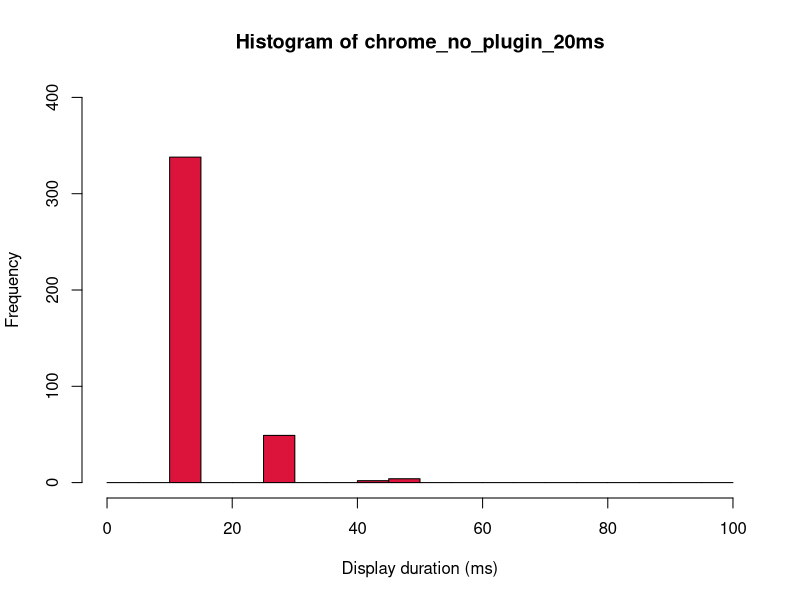
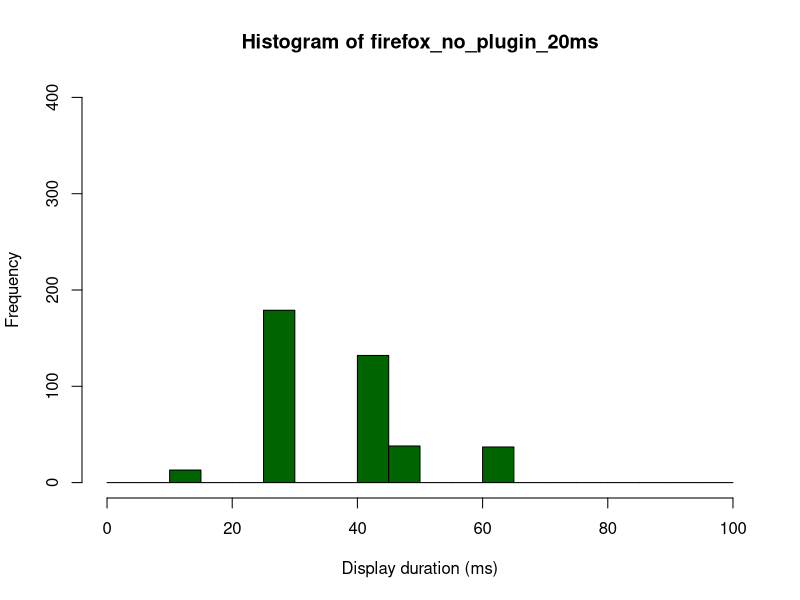
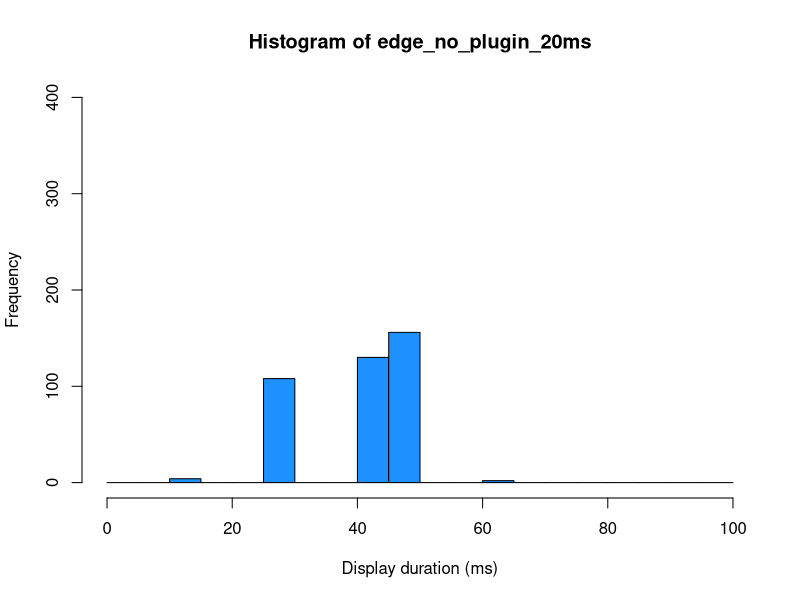
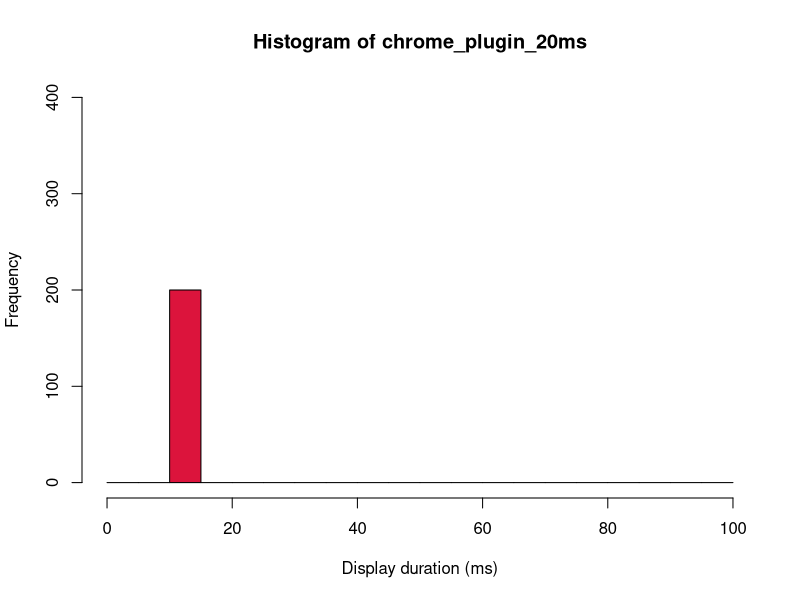
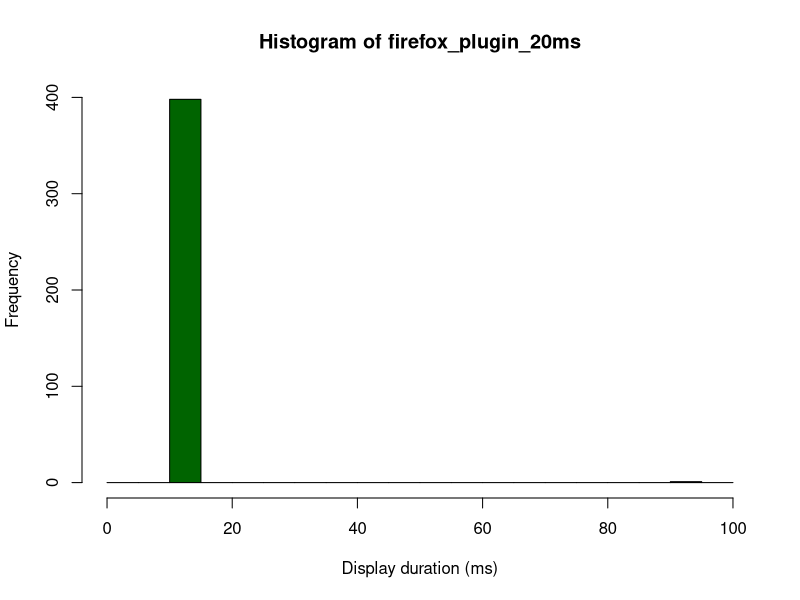
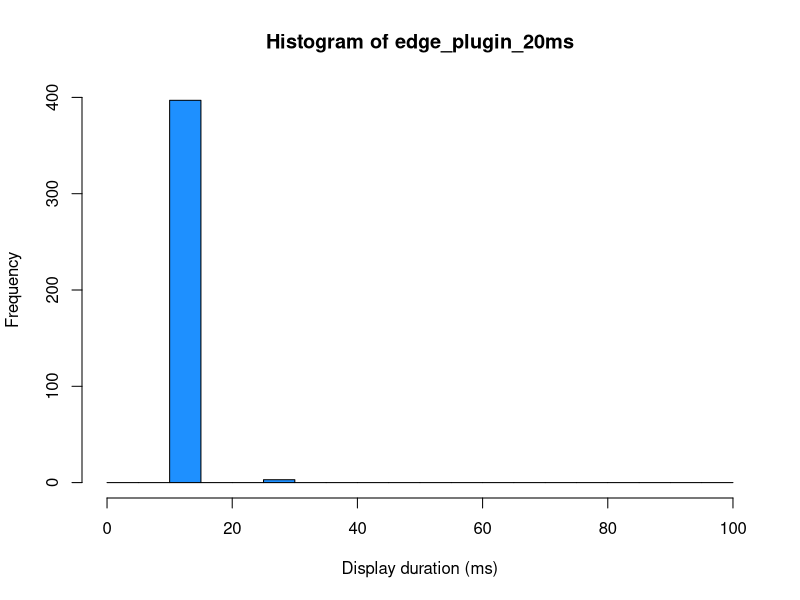
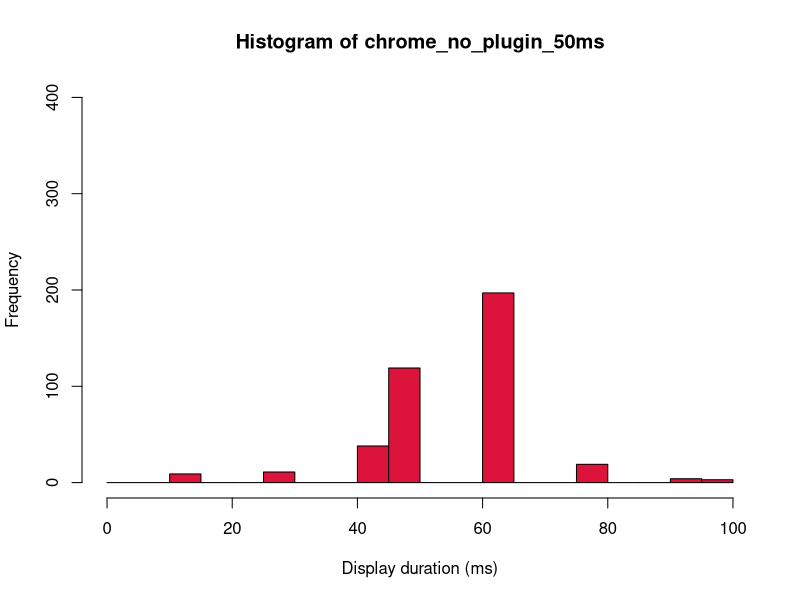
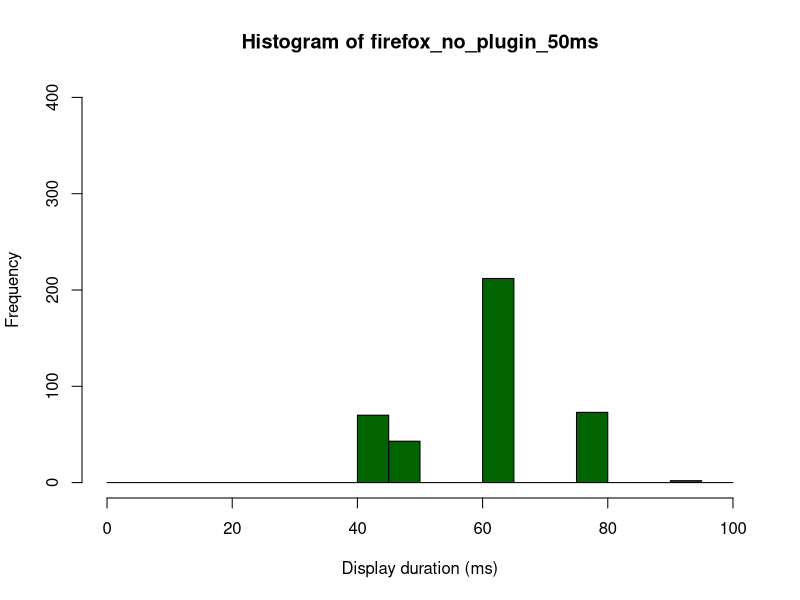

The R source for these figures, in order:
## ---- chunk 1
knitr::opts_chunk$set(echo = FALSE)
## ---- chunk 2
device <- 2 # Change also the title of this script.
bin_width <- 5 # ms
if (device == 1){
  dat <- read.csv('Study1_ProBook.csv', header = F)
  xRange_20ms <- seq(0, 70, bin_width)
  xRange_50ms <- seq(0, 120, bin_width)
  xRange_150ms <- seq(100, 300, bin_width)
  xRange_500ms <- seq(460, 600, bin_width)
} else if (device == 2) {
  dat <- read.csv('Study1_OptiPlex.csv', header = F)
  xRange_20ms <- seq(0, 100, bin_width)
  xRange_50ms <- seq(0, 100, bin_width)
  xRange_150ms <- seq(50, 350, bin_width)
  xRange_500ms <- seq(440, 580, bin_width)
} else if (device == 3) {
  dat <- read.csv('Study1_MacBookPro.csv', header = F)
  xRange_20ms <- seq(0, 60, bin_width)
  xRange_50ms <- seq(0, 80, bin_width)
  xRange_150ms <- seq(100, 200, bin_width)
  xRange_500ms <- seq(460, 560, bin_width)
} else {
  dat <- read.csv('Study1_iMac.csv', header = F)
  xRange_20ms <- seq(0, 50, bin_width)
  xRange_50ms <- seq(0, 100, bin_width)
  xRange_150ms <- seq(120, 200, bin_width)
  xRange_500ms <- seq(480, 560, bin_width)
}

myColNames <- c(
	"chrome_no_plugin_opto2_onset", "chrome_no_plugin_opto2_offset", "chrome_no_plugin_opto2_duration",
	"chrome_no_plugin_opto1_onset", "chrome_no_plugin_opto1_offset", "chrome_no_plugin_opto1_duration",
	"chrome_plugin_opto2_onset", "chrome_plugin_opto2_offset", "chrome_plugin_opto2_duration",
	"chrome_plugin_opto1_onset", "chrome_plugin_opto1_offset", "chrome_plugin_opto1_duration",
	"firefox_no_plugin_opto2_onset", "firefox_no_plugin_opto2_offset", "firefox_no_plugin_opto2_duration",
	"firefox_no_plugin_opto1_onset", "firefox_no_plugin_opto1_offset", "firefox_no_plugin_opto1_duration",
	"firefox_plugin_opto2_onset", "firefox_plugin_opto2_offset", "firefox_plugin_opto2_duration",
	"firefox_plugin_opto1_onset", "firefox_plugin_opto1_offset", "firefox_plugin_opto1_duration",
	"edge_no_plugin_opto2_onset", "edge_no_plugin_opto2_offset", "edge_no_plugin_opto2_duration",
	"edge_no_plugin_opto1_onset", "edge_no_plugin_opto1_offset", "edge_no_plugin_opto1_duration",
	"edge_plugin_opto2_onset", "edge_plugin_opto2_offset", "edge_plugin_opto2_duration",
	"edge_plugin_opto1_onset", "edge_plugin_opto1_offset", "edge_plugin_opto1_duration")
colnames(dat) <- myColNames

##############
# No plugin
chrome_no_plugin_20ms <- dat$chrome_no_plugin_opto2_duration[1:400]
chrome_no_plugin_50ms <- dat$chrome_no_plugin_opto2_duration[401:800]
chrome_no_plugin_150ms <- dat$chrome_no_plugin_opto1_duration[1:400]
chrome_no_plugin_500ms <- dat$chrome_no_plugin_opto1_duration[401:800]

firefox_no_plugin_20ms <- dat$firefox_no_plugin_opto2_duration[1:400]
firefox_no_plugin_50ms <- dat$firefox_no_plugin_opto2_duration[401:800]
firefox_no_plugin_150ms <- dat$firefox_no_plugin_opto1_duration[1:400]
firefox_no_plugin_500ms <- dat$firefox_no_plugin_opto1_duration[401:800]

edge_no_plugin_20ms <- dat$edge_no_plugin_opto2_duration[1:400]
edge_no_plugin_50ms <- dat$edge_no_plugin_opto2_duration[401:800]
edge_no_plugin_150ms <- dat$edge_no_plugin_opto1_duration[1:400]
edge_no_plugin_500ms <- dat$edge_no_plugin_opto1_duration[401:800]

##############
# Plugin
chrome_plugin_20ms <- dat$chrome_plugin_opto2_duration[1:400]
chrome_plugin_50ms <- dat$chrome_plugin_opto2_duration[401:800]
chrome_plugin_150ms <- dat$chrome_plugin_opto1_duration[1:400]
chrome_plugin_500ms <- dat$chrome_plugin_opto1_duration[401:800]

firefox_plugin_20ms <- dat$firefox_plugin_opto2_duration[1:400]
firefox_plugin_50ms <- dat$firefox_plugin_opto2_duration[401:800]
firefox_plugin_150ms <- dat$firefox_plugin_opto1_duration[1:400]
firefox_plugin_500ms <- dat$firefox_plugin_opto1_duration[401:800]

edge_plugin_20ms <- dat$edge_plugin_opto2_duration[1:400]
edge_plugin_50ms <- dat$edge_plugin_opto2_duration[401:800]
edge_plugin_150ms <- dat$edge_plugin_opto1_duration[1:400]
edge_plugin_500ms <- dat$edge_plugin_opto1_duration[401:800]

y_Max <- 400
chrome_color <- "#dc143c"
firefox_color <- "#006400"
edge_color <- "#1E90FF"
horiz_label <- "Display duration (ms)"

## ---- chunk 3
hist(chrome_no_plugin_20ms, breaks=xRange_20ms, xlab=horiz_label, ylim=c(0, y_Max), col=chrome_color)
## ---- chunk 4
hist(firefox_no_plugin_20ms, breaks=xRange_20ms, xlab=horiz_label, ylim=c(0, y_Max), col=firefox_color)
## ---- chunk 5
hist(edge_no_plugin_20ms, breaks=xRange_20ms, xlab=horiz_label, ylim=c(0, y_Max), col=edge_color)
## ---- chunk 6
hist(chrome_plugin_20ms, breaks=xRange_20ms, xlab=horiz_label, ylim=c(0, y_Max), col=chrome_color)
## ---- chunk 7
hist(firefox_plugin_20ms, breaks=xRange_20ms, xlab=horiz_label, ylim=c(0, y_Max), col=firefox_color)
## ---- chunk 8
hist(edge_plugin_20ms, breaks=xRange_20ms, xlab=horiz_label, ylim=c(0, y_Max), col=edge_color)
## ---- chunk 9
hist(chrome_no_plugin_50ms, breaks=xRange_50ms, xlab=horiz_label, ylim=c(0, y_Max), col=chrome_color)
## ---- chunk 10
hist(firefox_no_plugin_50ms, breaks=xRange_50ms, xlab=horiz_label, ylim=c(0, y_Max), col=firefox_color)
## ---- chunk 11
hist(edge_no_plugin_50ms, breaks=xRange_50ms, xlab=horiz_label, ylim=c(0, y_Max), col=edge_color)
## ---- chunk 12
hist(chrome_plugin_50ms, breaks=xRange_50ms, xlab=horiz_label, ylim=c(0, y_Max), col=chrome_color)
## ---- chunk 13
hist(firefox_plugin_50ms, breaks=xRange_50ms, xlab=horiz_label, ylim=c(0, y_Max), col=firefox_color)
## ---- chunk 14
hist(edge_plugin_50ms, breaks=xRange_50ms, xlab=horiz_label, ylim=c(0, y_Max), col=edge_color)
## ---- chunk 15
hist(chrome_no_plugin_150ms, breaks=xRange_150ms, xlab=horiz_label, ylim=c(0, y_Max), col=chrome_color)
## ---- chunk 16
hist(firefox_no_plugin_150ms, breaks=xRange_150ms, xlab=horiz_label, ylim=c(0, y_Max), col=firefox_color)
## ---- chunk 17
hist(edge_no_plugin_150ms, breaks=xRange_150ms, xlab=horiz_label, ylim=c(0, y_Max), col=edge_color)
## ---- chunk 18
hist(chrome_plugin_150ms, breaks=xRange_150ms, xlab=horiz_label, ylim=c(0, y_Max), col=chrome_color)
## ---- chunk 19
hist(firefox_plugin_150ms, breaks=xRange_150ms, xlab=horiz_label, ylim=c(0, y_Max), col=firefox_color)
## ---- chunk 20
hist(edge_plugin_150ms, breaks=xRange_150ms, xlab=horiz_label, ylim=c(0, y_Max), col=edge_color)
## ---- chunk 21
hist(chrome_no_plugin_500ms, breaks=xRange_500ms, xlab=horiz_label, ylim=c(0, y_Max), col=chrome_color)
## ---- chunk 22
hist(firefox_no_plugin_500ms, breaks=xRange_500ms, xlab=horiz_label, ylim=c(0, y_Max), col=firefox_color)
## ---- chunk 23
hist(edge_no_plugin_500ms, breaks=xRange_500ms, xlab=horiz_label, ylim=c(0, y_Max), col=edge_color)
## ---- chunk 24
hist(chrome_plugin_500ms, breaks=xRange_500ms, xlab=horiz_label, ylim=c(0, y_Max), col=chrome_color)
## ---- chunk 25
hist(firefox_plugin_500ms, breaks=xRange_500ms, xlab=horiz_label, ylim=c(0, y_Max), col=firefox_color)
## ---- chunk 26
hist(edge_plugin_500ms, breaks=xRange_500ms, xlab=horiz_label, ylim=c(0, y_Max), col=edge_color)
